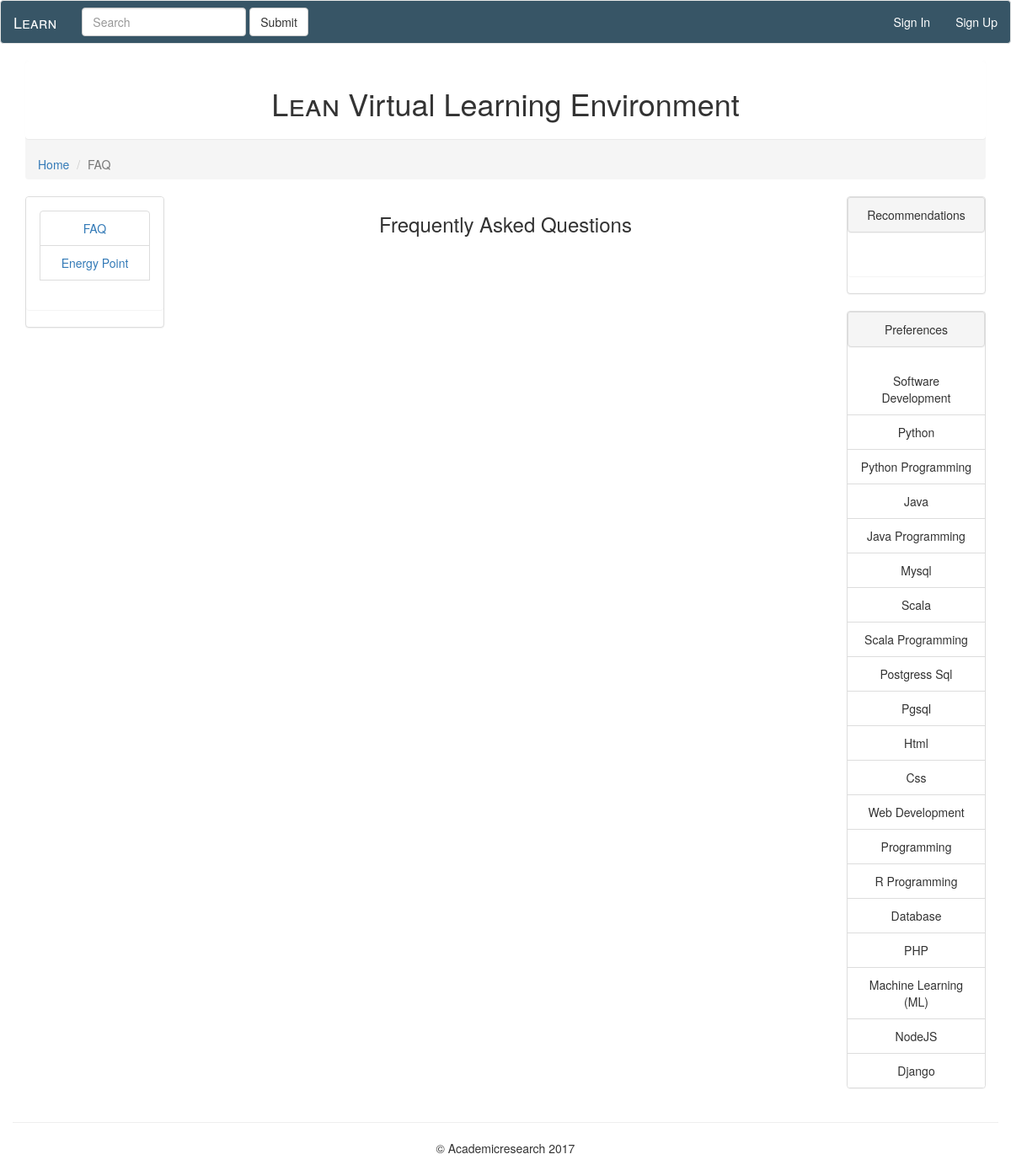
/view/faq.php (signed in), run on the app's committed database.
### tables this page shows
CREATE TABLE `preference` (
  `pre_id` int(11) NOT NULL,
  `pre_name` varchar(200) NOT NULL,
  `cat_id` int(11) NOT NULL
);

### common/session.php (called while the page is built, shortened)
<?php
if(count($_SESSION['row'])!=0){
    $row=$_SESSION['row'];
      if($row['learn_image']==""){
                        $path1="../Admin/dist/img/avatar5.png";
                    }else{
                        $path1="../images/learner_images/".$row['learn_image'];
                    }
    $co=1;
}else{
    $co=0;
}
?>

### Admin/model/preferencemodel.php (called while the page is built, shortened)
<?php
class Preference{
function viewPre1($learn_id){
        global $con;
$r = $con->prepare('SELECT * FROM preference');
$r->execute();
return $r;
}
}
?>

### view/faq.php (the view, shortened to what this page needs)
<?php
include '../Admin/model/preferencemodel.php';
include '../common/session.php';
?>
<?php
$obp=new Preference();
$resultp=$obp->viewPreferences($row['learn_id']);
$resultpre=$obp->viewPre($row['learn_id']);
$resultpre1=$obp->viewPre1($row['learn_id']);
?>
<!DOCTYPE html>
<html lang="en">
<head>
<link rel="stylesheet" href="../CSS/layout.css" />
<link rel="stylesheet" href="../Admin/bootstrap/css/bootstrap.min.css">
<link rel="stylesheet" href="../CSS/font-awesome.min.css">
</head>
<body>
<?php
include '../common/header.php';
?>
    <div class="container-fluid">
       <div>
        <div class="col-md-12 col-sm-12 col-xs-12" >
        <div class="panel">
    <div class="panel-heading"><h1 class="al"><span class="headertrans">Lean</span> Virtual Learning Environment </h1></div>
        </div>
        </div>
    </div>
    <div class="container-fluid">
           <ol class="breadcrumb">
               <li class="breadcrumb-item"><a href="index.php">Home</a></li>
  <li class="breadcrumb-item active">FAQ</li>
</ol>
    <div class="row">
        <div class="col-md-2 col-sm-6 col-xs-12">
            <div class="panel panel-default al">
                <div class="panel panel-body">
                    <?php if($co==1){ ?>
                    <ul class="list-group">
                    <li class="list-group-item"><a href="skilllevel.php"> Skill Level</a></li>
                    <li class="list-group-item"><a href="mycourse.php"> My Course</a></li>
                    <li class="list-group-item"><a href="progress.php"> Progress</a></li>
                    <li class="list-group-item"><a href="preferences.php"> Preferences</a></li>
                    <li class="list-group-item"><a href="recommendations.php"> Recommendations</a></li>
                     <li class="list-group-item"><a href="bookmarks.php"> BookMarks </a></li>
                    <li class="list-group-item"><a href="faq.php"> FAQ</a></li>
                    <li class="list-group-item"><a href="ep.php"> Energy Point </a></li>
                    <?php }else{ ?>
                        <li class="list-group-item"><a href="faq.php"> FAQ</a></li>
                    <li class="list-group-item"><a href="ep.php"> Energy Point </a></li>
                <?php } ?>
                    <div class="al">
                        <br />
                    </div>
                </div>
        </div>
              </div>
        <div class="col-md-8 col-sm-6 col-xs-12">
            <h3 class="al">Frequently Asked Questions</h3>
        </div>
       <div class="col-md-2 col-sm-6 col-xs-12">
          <?php include '../common/recommendation.php'; ?>
            <div class="panel panel-default al">
                <div class="panel panel-heading">
                    Preferences</div>
                <?php if($co==1){ ?>
                <div class="panel panel-body">
                    <div id="txtHint">
                        <form action="../controller/preferencecontroller.php?action=Add&course_id=<?php echo $course_id; ?>" method="post">
                           <input list="browsers" id="browser" name="browser" class="form-control input-sm"
                                  placeholder="Enter Your Preference" autocomplete="no">
  <datalist id="browsers">
      <?php while($rowp=$resultp->fetch(PDO::FETCH_ASSOC)){ ?>
    <option value="<?php echo $rowp['pre_name']; ?>">
         <?php } ?>
  </datalist>
                      <br />
                      <button type="submit" class="btn btn-success btn-sm">Add</button>
                        </form>
                    </div>
                    <div>
                       <div class="panel panel-title">
                           <h5>Your Preferences</h5></div> <br />
                    <ul class="list-group">
        <?php while($rowpre=$resultpre->fetch(PDO::FETCH_ASSOC)){ ?>
                        <li class="list-group-item"><?php echo ucwords($rowpre['pre_name']); ?></li>
        <?php } ?>
  </ul>
                </div>
                </div>
                <?php }else{ ?>
                <ul class="list-group">
        <?php while($rowpre1=$resultpre1->fetch(PDO::FETCH_ASSOC)){ ?>
                        <li class="list-group-item"><?php echo ucwords($rowpre1['pre_name']); ?></li>
        <?php } ?>
  </ul>
                <?php } ?>
            </div>
              </div>
    </div>
       </div>
<hr>
   </div>
</body>
</html>

### CSS/layout.css (style rules this page uses)
.headertrans { font-variant: small-caps; }
.al { text-align: center }

### data on the page
preference: pre_name "Software Development"
preference: pre_name "Python"
preference: pre_name "Python Programming"
preference: pre_name "Java"
preference: pre_name "Java Programming"
preference: pre_name "Mysql"
preference: pre_name "Scala"
preference: pre_name "Scala Programming"
preference: pre_name "Postgress Sql"
preference: pre_name "Pgsql"
preference: pre_name "Html"
preference: pre_name "Css"
preference: pre_name "Web Development"
preference: pre_name "Programming"
preference: pre_name "R Programming"
preference: pre_name "Database"
preference: pre_name "PHP"
preference: pre_name "Machine Learning (ML)"
preference: pre_name "NodeJS"
preference: pre_name "Django"
